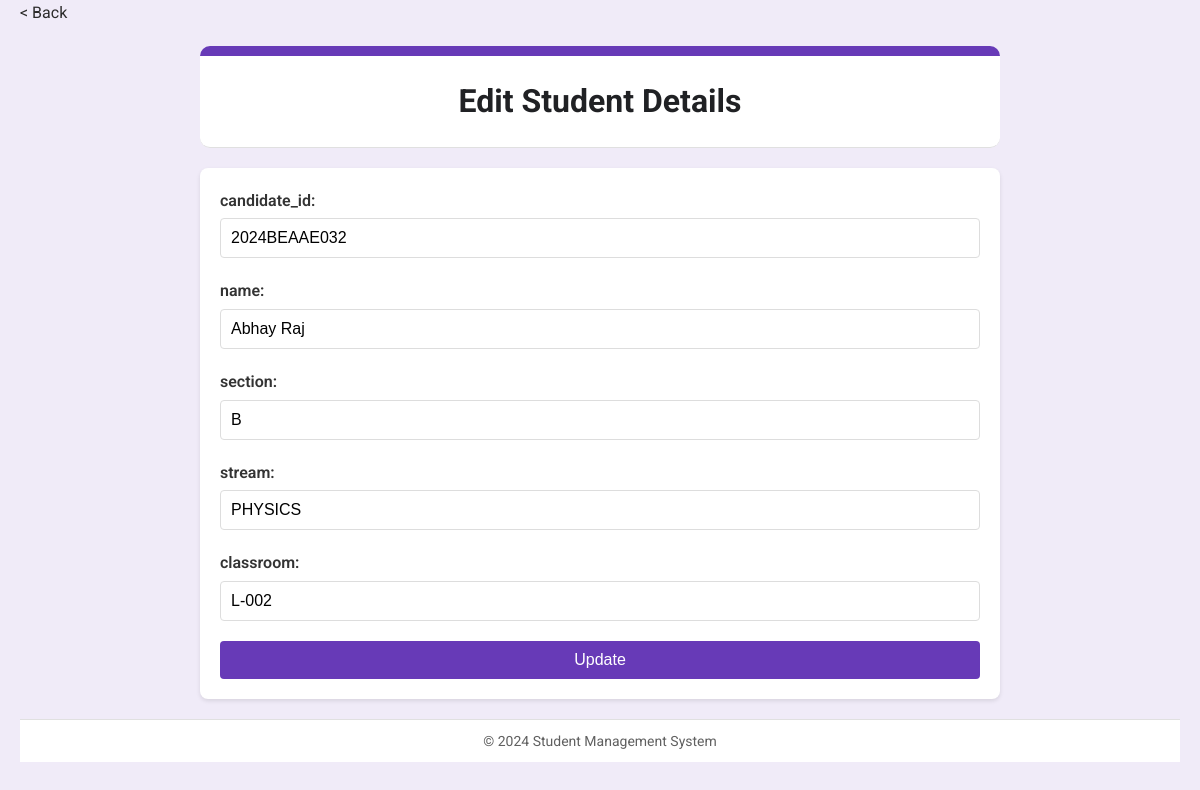
/edit_student?student_id=50 (signed in), run on an earlier commit of the app's database.
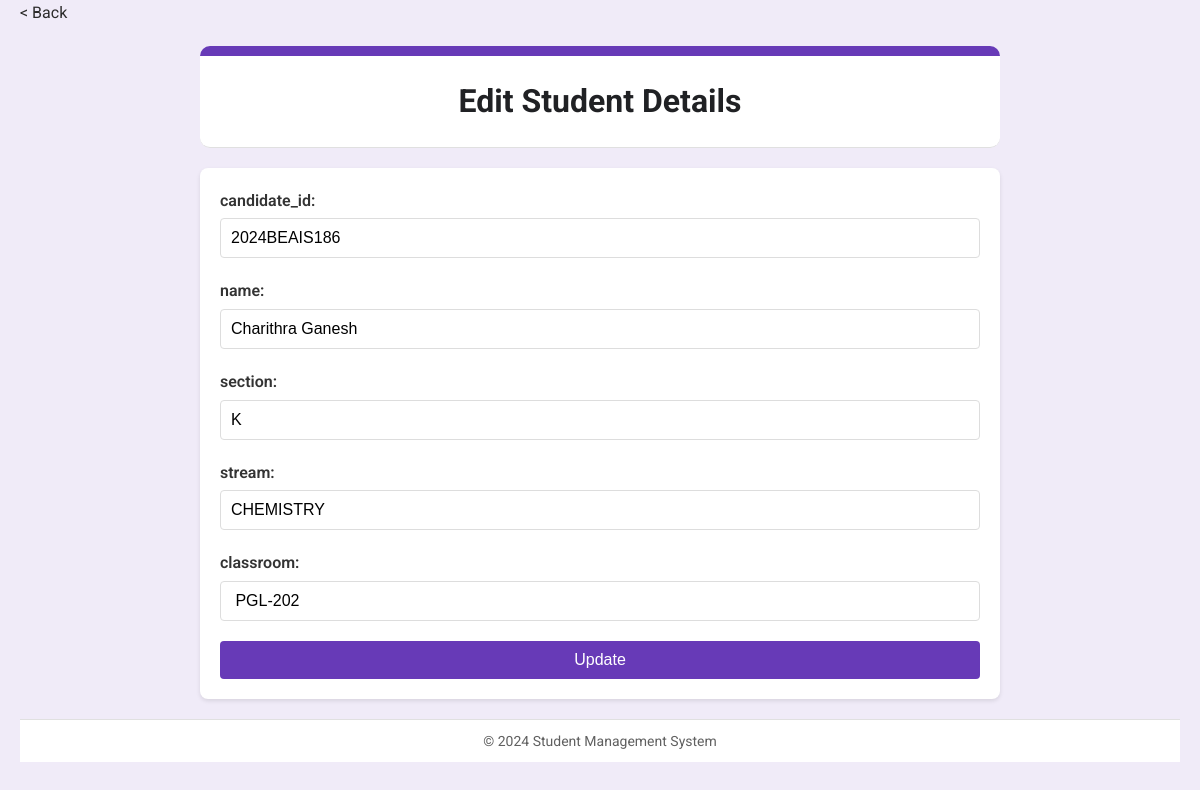
And on a later commit of the database.
### app.py (models this page shows)
class Student(db.Model):
    id = db.Column(db.Integer, primary_key=True)
    candidate_id = db.Column(db.String(10), unique=True, nullable=False)
    name = db.Column(db.String(50), nullable=False)
    section = db.Column(db.String(2), nullable=False)
    stream  = db.Column(db.String(10), nullable=False)
    classroom = db.Column(db.String(10))

### app.py (the view)
@app.route('/edit_student', methods=['GET'])
@login_required
def edit_student_form():
    student_id = request.args.get('student_id')
    if student_id:
        student = db.session.get(Student, student_id)
        if student:
            columns = db.session.execute(text("PRAGMA table_info(student)")).fetchall()
            student_data = {col[1]: getattr(student, col[1], '') for col in columns}
            return render_template('edit_student.html', student=student_data)
        else:
            flash("Enter Student IDS!")
            return redirect(url_for('index'))
    return redirect(url_for('edit_student'))

### app.py (called while the page is built)
@login_manager.user_loader
def load_user(user_id):
    return db.session.get(User, int(user_id))

### templates/edit_student.html (shortened to what this page needs)
<!DOCTYPE html>
<html lang="en">
<head>
</head>
<body>
    <div><a href="{{ url_for('index') }}" class="back">< Back</a></div>
    <header>
        <h1>Edit Student Details</h1>
    </header>
    <div class="container">
        <form action="{{ url_for('update_student') }}" method="post">
            {% for field, value in student.items() %}
                {% if field != 'id' %}
                    <label for="{{ field }}">{{ field }}:</label>
                    <input type="text" id="{{ field }}" name="{{ field }}" value="{{ value }}">
                {% endif %}
            {% endfor %}
            <button type="submit">Update</button>
        </form>
    </div>
    <footer>
        <p>&copy; 2024 Student Management System</p>
    </footer>
</body>
</html>

### templates/edit_student.html (style rules this page uses)
* { margin: 0; padding: 0; box-sizing: border-box; }
body { font-family: 'Roboto', sans-serif; line-height: 1.6; color: #333; background-color: #f0ebf8; padding: 0 20px; }
header { max-width: 800px; margin: 20px auto; background-color: #ffffff; padding: 20px 0; border-bottom: 1px solid #e0e0e0; border-top: 10px solid #673ab7; border-radius: 10px; text-align: center; }
header h1 { font-size: 2rem; color: #202124; }
.container { max-width: 800px; margin: 20px auto; padding: 20px; background-color: #ffffff; box-shadow: 0 2px 4px rgba(0,0,0,0.1); border-radius: 8px; }
form { display: flex; flex-direction: column; }
label { margin-bottom: 5px; font-weight: 600; }
input[type="text"] { padding: 10px; font-size: 1rem; border: 1px solid #ddd; border-radius: 4px; margin-bottom: 20px; }
button { background-color: #673ab7; color: #ffffff; border: none; padding: 10px 20px; font-size: 1rem; border-radius: 4px; cursor: pointer; transition: background-color 0.3s ease; }
footer { text-align: center; padding: 10px; background-color: #ffffff; border-top: 1px solid #e0e0e0; margin-top: 20px; }
footer p { font-size: 0.875rem; color: #606060; }
.back { color: #2c2b2b; text-decoration: none; display: inline; z-index: 1; }

What changed in the data, as far as the page shows it:
changed Student: candidate_id "2024BEAAE032" → "2024BEAIS186"; name "Abhay Raj" → "Charithra Ganesh"; stream "PHYSICS" → "CHEMISTRY"; classroom "L-002" → "PGL-202"
Also different on the page:
form field section: "B" → "K"
